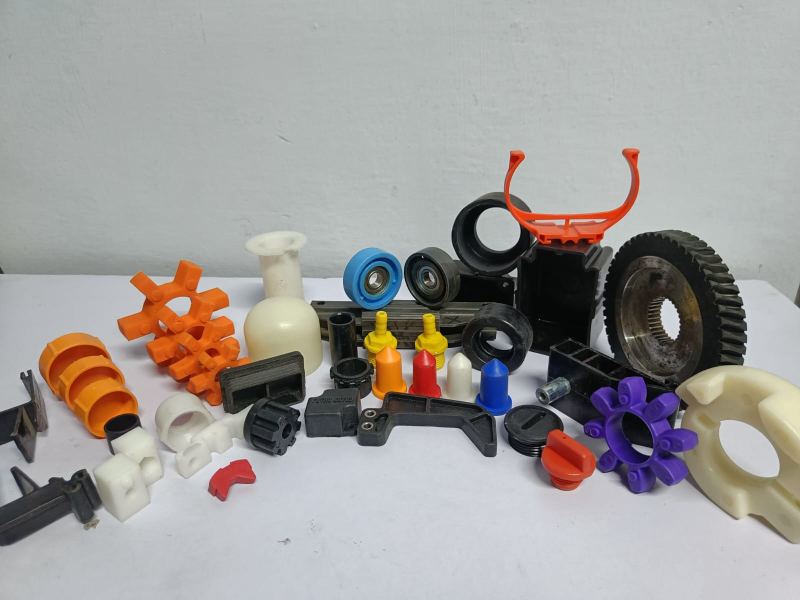
#> input picture WhatsApp Image 2026-11-13 at 2.03.02 PM.jpeg, 1600 x 1200 px, found by its file name (shown at 1/2 size)
$ python enhance_meter_cover.py
#> lines starting #> are read from the running program, lines starting #| are printed output that depends on the picture
import os
from PIL import Image, ImageEnhance, ImageFilter
import numpy as np

def enhance_optical_meter_cover():
    input_file = 'WhatsApp Image 2026-11-13 at 2.03.02 PM.jpeg'
    im = Image.open(input_file).convert('RGB')
#> im is the input picture: PIL image 1600x1200 RGB; mean R, G, B 158.8, 155.5, 152.9
    w, h = im.size
#> w = 1600; h = 1200

    # Coordinates of the optical polycarbonate meter cover
    # Centered around the dome:
    crop_norm = (0.56, 0.20, 0.86, 0.50)
    x1 = int(crop_norm[0] * w)
#> x1 = 896
    y1 = int(crop_norm[1] * h)
#> y1 = 240
    x2 = int(crop_norm[2] * w)
#> x2 = 1376
    y2 = int(crop_norm[3] * h)
#> y2 = 600

    cropped = im.crop((x1, y1, x2, y2))
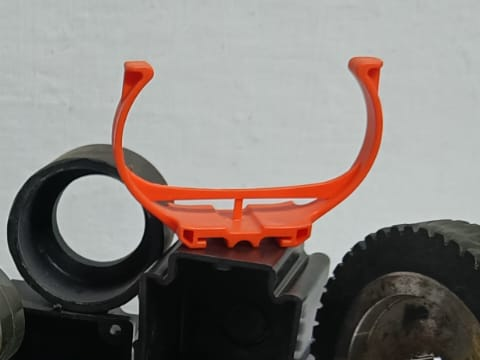
#> cropped: PIL image 480x360 RGB; mean R, G, B 132.8, 125.4, 121.3
    cw, ch = cropped.size
#> cw = 480; ch = 360

    arr = np.array(cropped, dtype=np.float32)

    # Background whitening
    top_strip = arr[:int(ch*0.08), :]
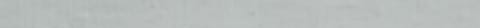
#> top_strip: shape (28, 480, 3) float32; mean R, G, B 184.4, 189.4, 187.9
    bg_val = float(np.percentile(top_strip, 85))
#> bg_val = 191
    if bg_val < 140:
        bg_val = 180
    scale = 250.0 / bg_val
#> scale = 1.31
    arr_scaled = np.clip(arr * scale, 0, 255)
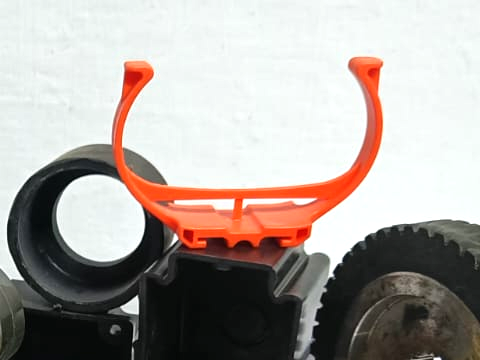
#> arr_scaled: shape (360, 480, 3) float32; mean R, G, B 172.2, 163.9, 158.7

    # Smooth tone curve: lifts reflections and clarifies clear polycarbonate
    x = arr_scaled / 255.0
    # Lift highlights and keep deep shadows crisp
    y = np.where(x < 0.45, x * 1.14, 1.0 - (1.0 - x)**1.22 * 0.88)
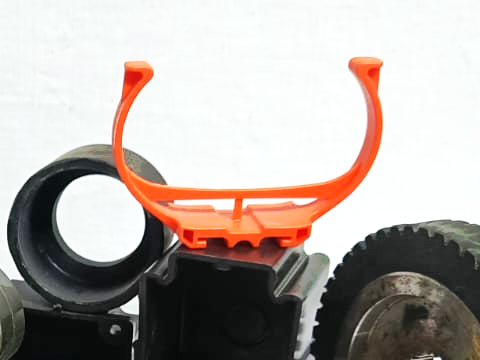
#> y: shape (360, 480, 3) float32; mean R, G, B 0.7, 0.665, 0.643
    y = np.clip(y * 255.0, 0, 255).astype(np.uint8)

    res = Image.fromarray(y)

    # Slight contrast and color boost
    res = ImageEnhance.Color(res).enhance(1.15)
    res = ImageEnhance.Contrast(res).enhance(1.14)
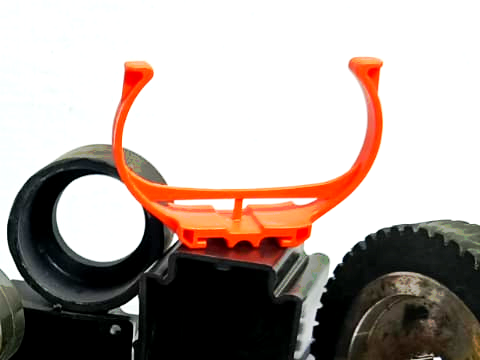
#> res: PIL image 480x360 RGB; mean R, G, B 176.5, 164, 157.8
    res = res.filter(ImageFilter.UnsharpMask(radius=1.2, percent=125, threshold=2))
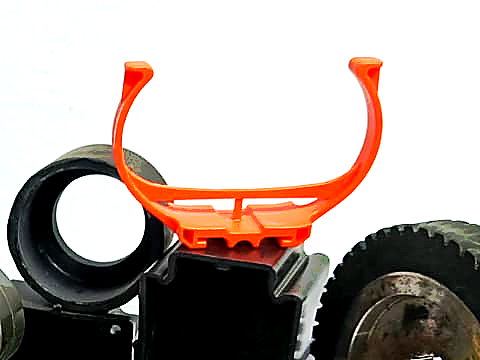
#> res: PIL image 480x360 RGB; mean R, G, B 176.4, 163.8, 157.8

    # Aspect ratio 4:3 padding with clean studio background (#fcfcfc)
    target_aspect = 4/3
    rw, rh = res.size
#> rw = 480; rh = 360
    cur_aspect = rw / rh
#> cur_aspect = 1.33
    if cur_aspect < target_aspect:
        new_w = int(rh * target_aspect)
        new_h = rh
        padded = Image.new('RGB', (new_w, new_h), (252, 252, 254))
        px = (new_w - rw) // 2
        padded.paste(res, (px, 0))
        res = padded
    elif cur_aspect > target_aspect:
        new_w = rw
        new_h = int(rw / target_aspect)
        padded = Image.new('RGB', (new_w, new_h), (252, 252, 254))
        py = (new_h - rh) // 2
        padded.paste(res, (0, py))
        res = padded

    final = res.resize((1000, 750), Image.Resampling.LANCZOS)

    out_dir = 'assets/products'
    os.makedirs(out_dir, exist_ok=True)
    jpg_path = os.path.join(out_dir, 'optical-meter-cover.jpg')
    webp_path = os.path.join(out_dir, 'optical-meter-cover.webp')

    final.save(jpg_path, 'JPEG', quality=95, optimize=True)
    final.save(webp_path, 'WEBP', quality=92, method=6)
    print(f'Successfully generated {jpg_path} ({os.path.getsize(jpg_path)} bytes)')
    print(f'Successfully generated {webp_path} ({os.path.getsize(webp_path)} bytes)')

enhance_optical_meter_cover()

$ run again, with WhatsApp Image 2026-11-13 at 2.02.58 PM.jpeg copied over WhatsApp Image 2026-11-13 at 2.03.02 PM.jpeg
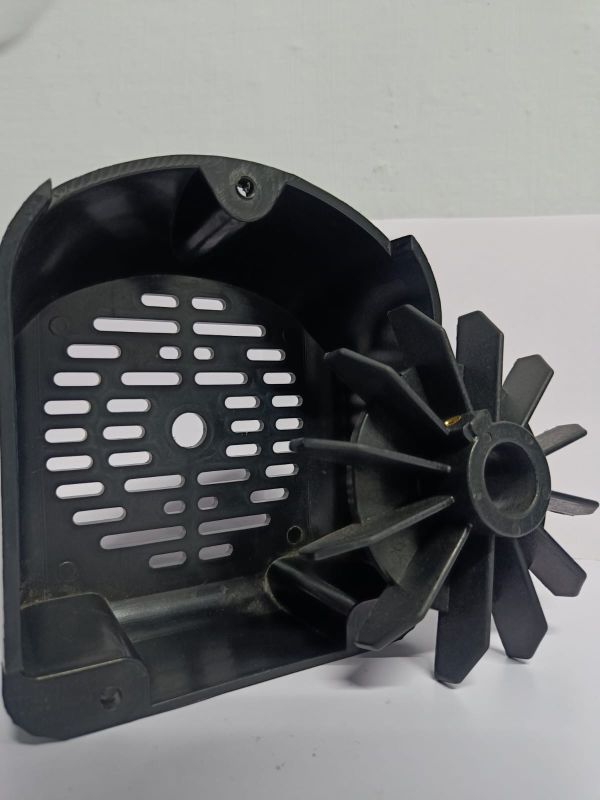
#> input picture WhatsApp Image 2026-11-13 at 2.02.58 PM.jpeg, 1200 x 1600 px, found by its file name (shown at 1/2 size)
#> in enhance_optical_meter_cover, im is the input picture: PIL image 1200x1600 RGB; mean R, G, B 110.9, 112, 112.5
#> in enhance_optical_meter_cover, `cropped = im.crop((x1, y1, x2, y2))`:
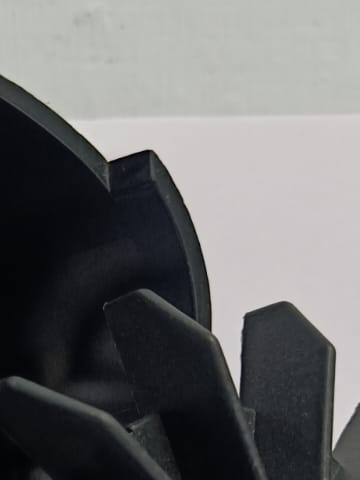
#> cropped: PIL image 360x480 RGB; mean R, G, B 108.2, 108.6, 109.1
#> bg_val = 191
#> scale = 1.31
#> in enhance_optical_meter_cover, `padded.paste(res, (px, 0))`:
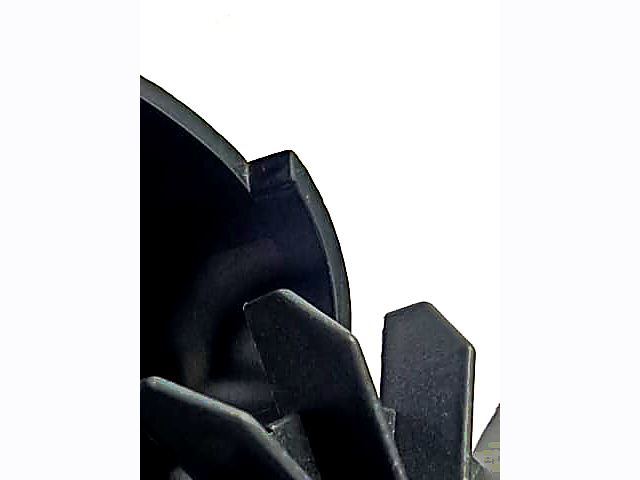
#> padded: PIL image 640x480 RGB; mean R, G, B 186.7, 187.6, 190

$ run again, with WhatsApp Image 2026-11-13 at 2.02.59 PM.jpeg copied over WhatsApp Image 2026-11-13 at 2.03.02 PM.jpeg
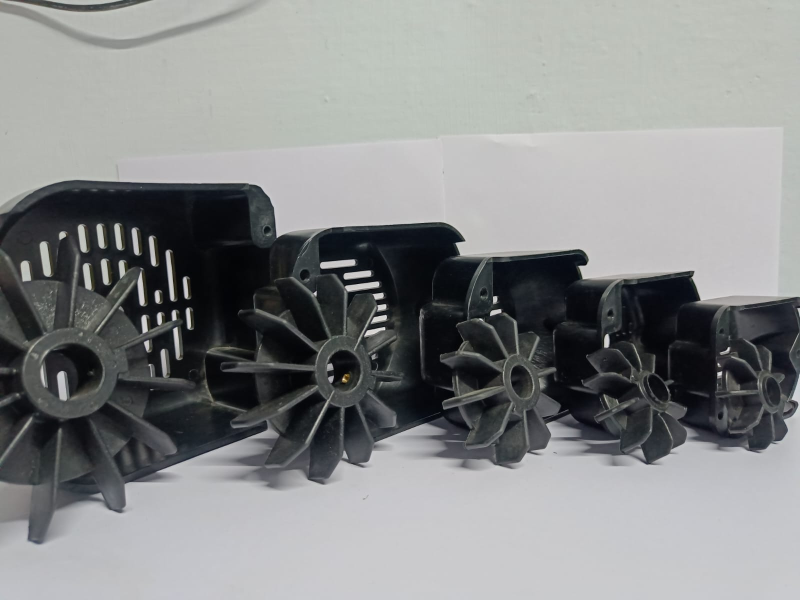
#> input picture WhatsApp Image 2026-11-13 at 2.02.59 PM.jpeg, 1600 x 1200 px, found by its file name (shown at 1/2 size)
#> in enhance_optical_meter_cover, im is the input picture: PIL image 1600x1200 RGB; mean R, G, B 135.6, 137.4, 137.7
#> in enhance_optical_meter_cover, `top_strip = arr[:int(ch*0.08), :]`:
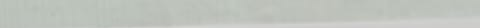
#> top_strip: shape (28, 480, 3) float32; mean R, G, B 191.4, 195.8, 189.4
#> bg_val = 198
#> scale = 1.26
#> in enhance_optical_meter_cover, `res = ImageEnhance.Contrast(res).enhance(1.14)`:
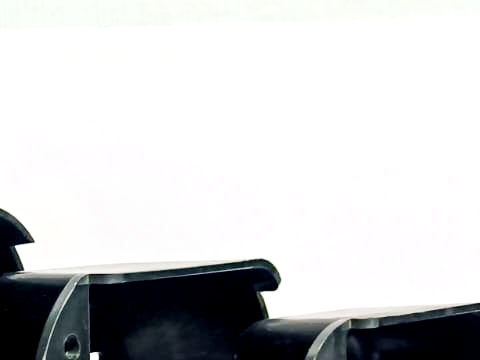
#> res: PIL image 480x360 RGB; mean R, G, B 206.7, 207.7, 208.5

$ run again, with WhatsApp Image 2026-11-13 at 2.03.00 PM.jpeg copied over WhatsApp Image 2026-11-13 at 2.03.02 PM.jpeg
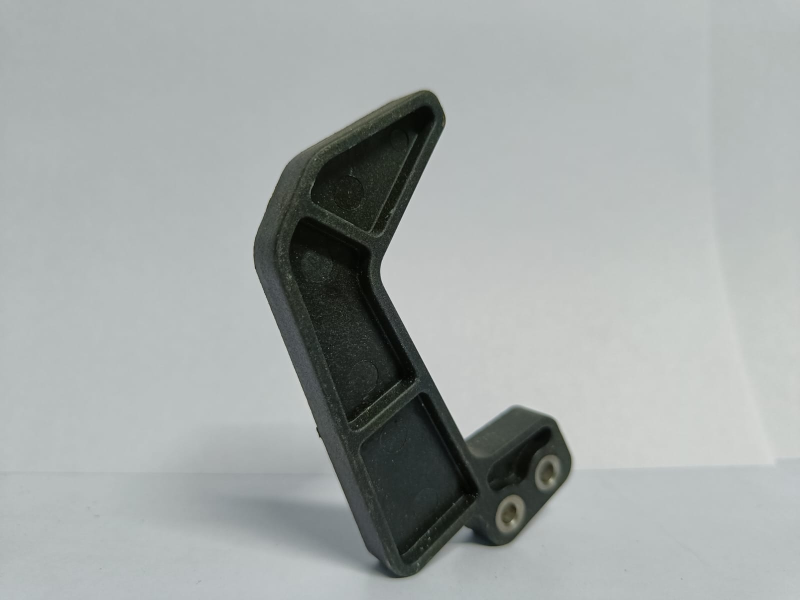
#> input picture WhatsApp Image 2026-11-13 at 2.03.00 PM.jpeg, 1600 x 1200 px, found by its file name (shown at 1/2 size)
#> in enhance_optical_meter_cover, im is the input picture: PIL image 1600x1200 RGB; mean R, G, B 163.1, 168.4, 167.2
#> bg_val = 189
#> scale = 1.32
#> in enhance_optical_meter_cover, `arr_scaled = np.clip(arr * scale, 0, 255)`:
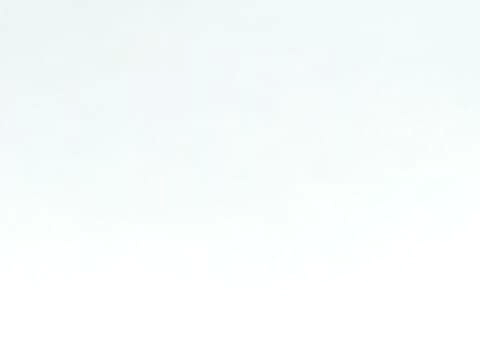
#> arr_scaled: shape (360, 480, 3) float32; mean R, G, B 248.4, 252.9, 252.7
